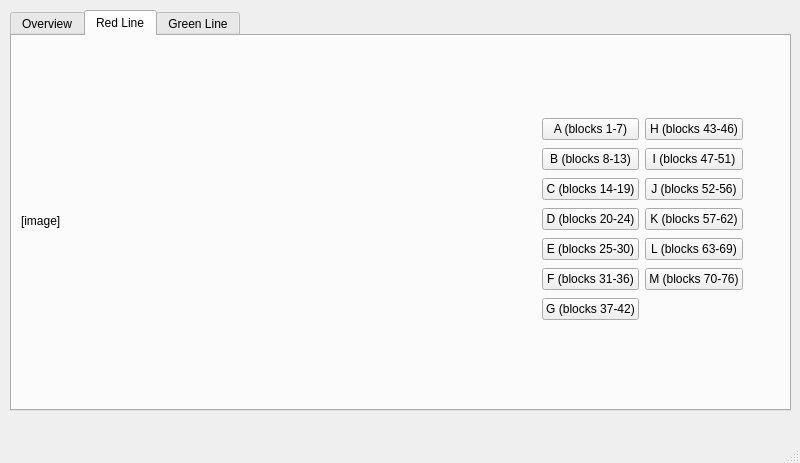
<?xml version="1.0" encoding="UTF-8"?>
<ui version="4.0">
 <class>WSMainWindow</class>
 <widget class="QMainWindow" name="WSMainWindow">
  <property name="geometry">
   <rect>
    <x>0</x>
    <y>0</y>
    <width>800</width>
    <height>463</height>
   </rect>
  </property>
  <property name="windowTitle">
   <string>Wayside Controllers</string>
  </property>
  <widget class="QWidget" name="centralwidget">
   <widget class="QTabWidget" name="tabWidget">
    <property name="geometry">
     <rect>
      <x>10</x>
      <y>10</y>
      <width>781</width>
      <height>401</height>
     </rect>
    </property>
    <property name="currentIndex">
     <number>1</number>
    </property>
    <widget class="QWidget" name="overview_tab">
     <attribute name="title">
      <string>Overview</string>
     </attribute>
     <widget class="QLabel" name="track_image">
      <property name="geometry">
       <rect>
        <x>10</x>
        <y>10</y>
        <width>441</width>
        <height>351</height>
       </rect>
      </property>
      <property name="text">
       <string>[image]</string>
      </property>
     </widget>
     <widget class="QFrame" name="frame">
      <property name="geometry">
       <rect>
        <x>520</x>
        <y>84</y>
        <width>237</width>
        <height>206</height>
       </rect>
      </property>
      <property name="frameShape">
       <enum>QFrame::Box</enum>
      </property>
      <property name="lineWidth">
       <number>2</number>
      </property>
      <widget class="QLabel" name="label_11">
       <property name="geometry">
        <rect>
         <x>180</x>
         <y>180</y>
         <width>47</width>
         <height>13</height>
        </rect>
       </property>
       <property name="text">
        <string>blocks</string>
       </property>
      </widget>
      <widget class="QLabel" name="safe_authority">
       <property name="geometry">
        <rect>
         <x>120</x>
         <y>180</y>
         <width>47</width>
         <height>13</height>
        </rect>
       </property>
       <property name="text">
        <string>0</string>
       </property>
      </widget>
      <widget class="QLabel" name="label_6">
       <property name="geometry">
        <rect>
         <x>10</x>
         <y>150</y>
         <width>111</width>
         <height>16</height>
        </rect>
       </property>
       <property name="text">
        <string>Commanded Speed</string>
       </property>
      </widget>
      <widget class="QLabel" name="commanded_speed">
       <property name="geometry">
        <rect>
         <x>120</x>
         <y>150</y>
         <width>47</width>
         <height>13</height>
        </rect>
       </property>
       <property name="text">
        <string>0</string>
       </property>
      </widget>
      <widget class="QLabel" name="label_5">
       <property name="geometry">
        <rect>
         <x>60</x>
         <y>130</y>
         <width>101</width>
         <height>16</height>
        </rect>
       </property>
       <property name="text">
        <string>To Train Controller</string>
       </property>
      </widget>
      <widget class="QLabel" name="label_7">
       <property name="geometry">
        <rect>
         <x>10</x>
         <y>180</y>
         <width>91</width>
         <height>16</height>
        </rect>
       </property>
       <property name="text">
        <string>Safe Authority</string>
       </property>
      </widget>
      <widget class="QLabel" name="label_10">
       <property name="geometry">
        <rect>
         <x>180</x>
         <y>150</y>
         <width>47</width>
         <height>13</height>
        </rect>
       </property>
       <property name="text">
        <string>mph</string>
       </property>
      </widget>
      <widget class="QLabel" name="label_8">
       <property name="geometry">
        <rect>
         <x>180</x>
         <y>40</y>
         <width>47</width>
         <height>13</height>
        </rect>
       </property>
       <property name="text">
        <string>blocks</string>
       </property>
      </widget>
      <widget class="QLabel" name="suggested_speed">
       <property name="geometry">
        <rect>
         <x>120</x>
         <y>10</y>
         <width>47</width>
         <height>13</height>
        </rect>
       </property>
       <property name="text">
        <string>0</string>
       </property>
      </widget>
      <widget class="QLabel" name="label_9">
       <property name="geometry">
        <rect>
         <x>180</x>
         <y>10</y>
         <width>47</width>
         <height>13</height>
        </rect>
       </property>
       <property name="text">
        <string>mph</string>
       </property>
      </widget>
      <widget class="QLabel" name="label_3">
       <property name="geometry">
        <rect>
         <x>10</x>
         <y>40</y>
         <width>81</width>
         <height>16</height>
        </rect>
       </property>
       <property name="text">
        <string>Authprity</string>
       </property>
      </widget>
      <widget class="QLabel" name="authority">
       <property name="geometry">
        <rect>
         <x>120</x>
         <y>40</y>
         <width>47</width>
         <height>13</height>
        </rect>
       </property>
       <property name="text">
        <string>0</string>
       </property>
      </widget>
      <widget class="QLabel" name="label_2">
       <property name="geometry">
        <rect>
         <x>10</x>
         <y>10</y>
         <width>111</width>
         <height>16</height>
        </rect>
       </property>
       <property name="text">
        <string>Suggested Speed</string>
       </property>
      </widget>
      <widget class="QLabel" name="label_4">
       <property name="geometry">
        <rect>
         <x>10</x>
         <y>70</y>
         <width>111</width>
         <height>16</height>
        </rect>
       </property>
       <property name="text">
        <string>Maintenance mode</string>
       </property>
      </widget>
      <widget class="QLabel" name="maintenance_mode">
       <property name="geometry">
        <rect>
         <x>120</x>
         <y>70</y>
         <width>47</width>
         <height>13</height>
        </rect>
       </property>
       <property name="text">
        <string>on/off</string>
       </property>
      </widget>
      <widget class="QLabel" name="label">
       <property name="geometry">
        <rect>
         <x>10</x>
         <y>100</y>
         <width>91</width>
         <height>16</height>
        </rect>
       </property>
       <property name="text">
        <string>Train Location</string>
       </property>
      </widget>
      <widget class="QLabel" name="train_location">
       <property name="geometry">
        <rect>
         <x>120</x>
         <y>100</y>
         <width>47</width>
         <height>13</height>
        </rect>
       </property>
       <property name="text">
        <string>?</string>
       </property>
      </widget>
     </widget>
     <widget class="QComboBox" name="comboBox">
      <property name="geometry">
       <rect>
        <x>561</x>
        <y>61</y>
        <width>70</width>
        <height>18</height>
       </rect>
      </property>
      <item>
       <property name="text">
        <string>Train #1</string>
       </property>
      </item>
      <item>
       <property name="text">
        <string>Train #2</string>
       </property>
      </item>
      <item>
       <property name="text">
        <string>Train #3</string>
       </property>
      </item>
     </widget>
     <widget class="QPushButton" name="pushButton">
      <property name="geometry">
       <rect>
        <x>637</x>
        <y>61</y>
        <width>80</width>
        <height>18</height>
       </rect>
      </property>
      <property name="text">
       <string>OK</string>
      </property>
     </widget>
    </widget>
    <widget class="QWidget" name="red_line_tab">
     <attribute name="title">
      <string>Red Line</string>
     </attribute>
     <widget class="QLabel" name="red_line">
      <property name="geometry">
       <rect>
        <x>9</x>
        <y>9</y>
        <width>441</width>
        <height>351</height>
       </rect>
      </property>
      <property name="text">
       <string>[image]</string>
      </property>
     </widget>
     <widget class="QWidget" name="layoutWidget">
      <property name="geometry">
       <rect>
        <x>530</x>
        <y>80</y>
        <width>201</width>
        <height>212</height>
       </rect>
      </property>
      <layout class="QGridLayout" name="gridLayout">
       <item row="1" column="0">
        <widget class="QPushButton" name="red_b">
         <property name="text">
          <string>B (blocks 8-13)</string>
         </property>
        </widget>
       </item>
       <item row="5" column="0">
        <widget class="QPushButton" name="red_f">
         <property name="text">
          <string>F (blocks 31-36)</string>
         </property>
        </widget>
       </item>
       <item row="4" column="0">
        <widget class="QPushButton" name="red_e">
         <property name="text">
          <string>E (blocks 25-30)</string>
         </property>
        </widget>
       </item>
       <item row="0" column="0">
        <widget class="QPushButton" name="red_a">
         <property name="text">
          <string>A (blocks 1-7)</string>
         </property>
        </widget>
       </item>
       <item row="6" column="0">
        <widget class="QPushButton" name="red_g">
         <property name="text">
          <string>G (blocks 37-42)</string>
         </property>
        </widget>
       </item>
       <item row="2" column="0">
        <widget class="QPushButton" name="red_c">
         <property name="text">
          <string>C (blocks 14-19)</string>
         </property>
        </widget>
       </item>
       <item row="3" column="0">
        <widget class="QPushButton" name="red_d">
         <property name="text">
          <string>D (blocks 20-24)</string>
         </property>
        </widget>
       </item>
       <item row="1" column="1">
        <widget class="QPushButton" name="red_i">
         <property name="text">
          <string>I (blocks 47-51)</string>
         </property>
        </widget>
       </item>
       <item row="3" column="1">
        <widget class="QPushButton" name="red_k">
         <property name="text">
          <string>K (blocks 57-62)</string>
         </property>
        </widget>
       </item>
       <item row="0" column="1">
        <widget class="QPushButton" name="red_h">
         <property name="text">
          <string>H (blocks 43-46)</string>
         </property>
        </widget>
       </item>
       <item row="4" column="1">
        <widget class="QPushButton" name="red_l">
         <property name="text">
          <string>L (blocks 63-69)</string>
         </property>
        </widget>
       </item>
       <item row="5" column="1">
        <widget class="QPushButton" name="red_m">
         <property name="text">
          <string>M (blocks 70-76)</string>
         </property>
        </widget>
       </item>
       <item row="2" column="1">
        <widget class="QPushButton" name="red_j">
         <property name="text">
          <string>J (blocks 52-56)</string>
         </property>
        </widget>
       </item>
      </layout>
     </widget>
    </widget>
    <widget class="QWidget" name="tab_3">
     <attribute name="title">
      <string>Green Line</string>
     </attribute>
     <widget class="QLabel" name="green_line">
      <property name="geometry">
       <rect>
        <x>9</x>
        <y>9</y>
        <width>441</width>
        <height>351</height>
       </rect>
      </property>
      <property name="text">
       <string>[image]</string>
      </property>
     </widget>
     <widget class="QWidget" name="layoutWidget">
      <property name="geometry">
       <rect>
        <x>530</x>
        <y>40</y>
        <width>201</width>
        <height>266</height>
       </rect>
      </property>
      <layout class="QGridLayout" name="gridLayout_2">
       <item row="1" column="1">
        <widget class="QPushButton" name="green_l">
         <property name="text">
          <string>L (blocks 82-89)</string>
         </property>
        </widget>
       </item>
       <item row="4" column="0">
        <widget class="QPushButton" name="green_e">
         <property name="text">
          <string>E (blocks 27-33)</string>
         </property>
        </widget>
       </item>
       <item row="5" column="0">
        <widget class="QPushButton" name="green_f">
         <property name="text">
          <string>F (blocks 34-41)</string>
         </property>
        </widget>
       </item>
       <item row="6" column="1">
        <widget class="QPushButton" name="green_q">
         <property name="text">
          <string>Q (blocks 124-132)</string>
         </property>
        </widget>
       </item>
       <item row="4" column="1">
        <widget class="QPushButton" name="green_o">
         <property name="text">
          <string>O (blocks 107-115)</string>
         </property>
        </widget>
       </item>
       <item row="2" column="1">
        <widget class="QPushButton" name="green_m">
         <property name="text">
          <string>M (blocks 90-98)</string>
         </property>
        </widget>
       </item>
       <item row="2" column="0">
        <widget class="QPushButton" name="green_c">
         <property name="text">
          <string>C (blocks 14-19)</string>
         </property>
        </widget>
       </item>
       <item row="0" column="0">
        <widget class="QPushButton" name="green_a">
         <property name="text">
          <string>A (blocks 1-6)</string>
         </property>
        </widget>
       </item>
       <item row="7" column="0">
        <widget class="QPushButton" name="green_h">
         <property name="text">
          <string>H (blocks 50-58)</string>
         </property>
        </widget>
       </item>
       <item row="5" column="1">
        <widget class="QPushButton" name="green_p">
         <property name="text">
          <string>P (blocks 116-123)</string>
         </property>
        </widget>
       </item>
       <item row="7" column="1">
        <widget class="QPushButton" name="green_r">
         <property name="text">
          <string>R (blocks 133-141)</string>
         </property>
        </widget>
       </item>
       <item row="0" column="1">
        <widget class="QPushButton" name="green_k">
         <property name="text">
          <string>K (blocks 74-81)</string>
         </property>
        </widget>
       </item>
       <item row="9" column="1">
        <widget class="QPushButton" name="green_s">
         <property name="text">
          <string>S (blocks 142-150)</string>
         </property>
        </widget>
       </item>
       <item row="9" column="0">
        <widget class="QPushButton" name="green_i">
         <property name="text">
          <string>I (blocks 59-65)</string>
         </property>
        </widget>
       </item>
       <item row="3" column="1">
        <widget class="QPushButton" name="green_n">
         <property name="text">
          <string>N (blocks 99-106)</string>
         </property>
        </widget>
       </item>
       <item row="1" column="0">
        <widget class="QPushButton" name="green_b">
         <property name="text">
          <string>B (blocks 7-13)</string>
         </property>
        </widget>
       </item>
       <item row="6" column="0">
        <widget class="QPushButton" name="green_g">
         <property name="text">
          <string>G (blocks 42-49)</string>
         </property>
        </widget>
       </item>
       <item row="3" column="0">
        <widget class="QPushButton" name="green_d">
         <property name="text">
          <string>D (blocks 20-26)</string>
         </property>
        </widget>
       </item>
       <item row="10" column="0">
        <widget class="QPushButton" name="green_j">
         <property name="text">
          <string>J (blocks 66-73)</string>
         </property>
        </widget>
       </item>
      </layout>
     </widget>
    </widget>
   </widget>
  </widget>
  <widget class="QMenuBar" name="menubar">
   <property name="geometry">
    <rect>
     <x>0</x>
     <y>0</y>
     <width>800</width>
     <height>20</height>
    </rect>
   </property>
  </widget>
  <widget class="QStatusBar" name="statusbar"/>
 </widget>
 <resources/>
 <connections/>
</ui>
